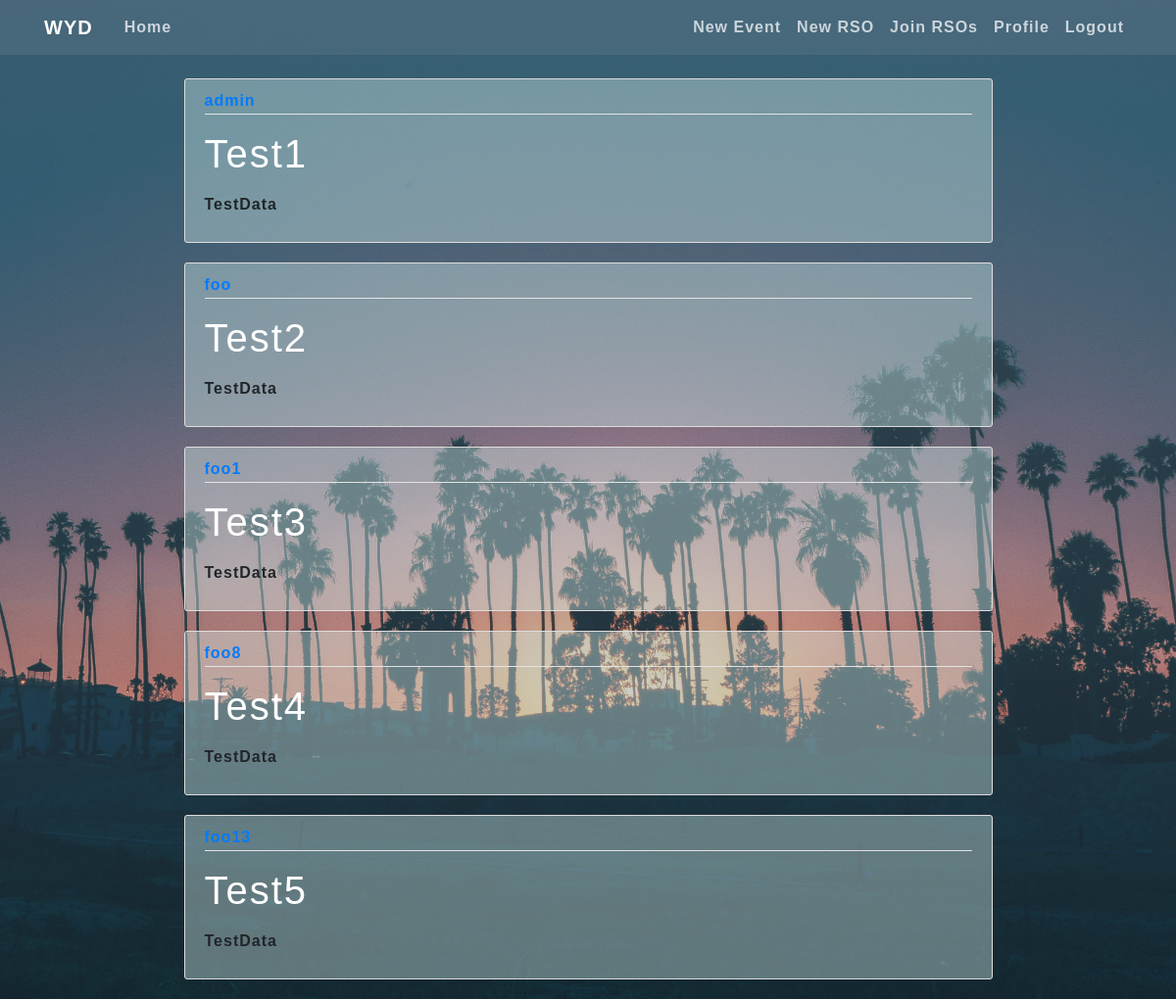
The app's page /my/foo/rsos (signed in) with its own data.
### rso/models.py (models this page shows, shortened)
class RSO(models.Model):
  name = models.CharField(max_length=75)
  admin = models.ForeignKey(User, on_delete=models.PROTECT, related_name='admin')
  members = models.ManyToManyField(to = User)
  description = models.TextField()
  university = models.ForeignKey(University, on_delete=models.CASCADE)
  approved = models.BooleanField()

### rso/views.py (the view)
# urls.py: path('my/<str:username>/rsos', RSOListView.as_view(), name='rso-listview'),
class RSOListView(LoginRequiredMixin, ListView):
    model = RSO
    template_name = 'rso/rso_list.html'  # <app>/<model>_<viewtype>.html
    context_object_name = 'RSOs'
    ordering = ['name']
    paginate_by = 5
    def get_queryset(self):
        myuser = get_object_or_404(User, username=self.kwargs.get('username'))
        myprofile = get_object_or_404(Profile, user=myuser)
        return RSO.objects.all().filter(university=myprofile.university)

### rso/templates/rso/rso_list.html (shortened to what this page needs)
{% extends "event/base.html" %}
{% block content %}
    {% for rso in RSOs %}
        <article class="media content-section">
          <div class="media-body">
            <div class="article-metadata">
              <a class="mr-2" href="{% url 'rso-events' rso.id %}">{{ rso.admin }}</a>
            </div>
            <p>
              <h2 style="display:inline"><a class="article-title" href="{% url 'join-rso' rso.pk %}">{{ rso.name }}</a></h2>
            </p>
            <p class="article-content">{{ rso.description }}</p>
          </div>
        </article>
    {% endfor %}
{% endblock content %}

### event/templates/event/base.html (shortened to what this page needs)
{% load static %}
<!DOCTYPE html>
<html>
<head>
    <link rel="stylesheet" href="https://maxcdn.bootstrapcdn.com/bootstrap/4.0.0/css/bootstrap.min.css">
    <link rel="stylesheet" type="text/css" href="{% static 'event/main.css' %}">
</head>
<body>
    <header class="site-header">
      <nav class="navbar navbar-expand-md navbar-dark bg-steel fixed-top">
        <div class="container">
          <a class="navbar-brand mr-4" href="{% url 'event-home' %}">WYD</a>
          <div class="collapse navbar-collapse" id="navbarToggle">
            <div class="navbar-nav mr-auto">
              <a class="nav-item nav-link" href="{% url 'event-home' %}">Home</a>
            </div>
            <div class="navbar-nav">
              {% if user.is_authenticated %}
                <a class="nav-item nav-link" href="{% url 'event-create' %}">New Event</a>
                <a class="nav-item nav-link" href="{% url 'rso-create' %}">New RSO</a>
                <a class="nav-item nav-link" href="{% url 'rso-listview' user.username %}">Join RSOs</a>
                <a class="nav-item nav-link" href="{% url 'user-events' user.username %}">Profile</a>
                <a class="nav-item nav-link" href="{% url 'logout' %}">Logout</a>
              {% else %}
                <a class="nav-item nav-link" href="{% url 'login' %}">Login</a>
                <a class="nav-item nav-link" href="{% url 'register' %}">Register</a>
              {% endif %}
            </div>
          </div>
        </div>
      </nav>
    </header>
    <main role="main" class="container">
        <div class="row justify-content-md-center">
        <div class="col-9">
          {% block content %}{% endblock %}
        </div>
      </div>
    </main>
</body>
</html>

### event/static/event/main.css (style rules this page uses)
body { background-image: linear-gradient(rgba(95, 120, 138, 0.6), rgba(95, 120, 138, 0.2)), url('../../media/test_background.jpg'); background-repeat: no-repeat; background-size: cover; background-position: center center; background-attachment: fixed; margin-top: 5rem; font-family: helvetica; font-weight: 700; letter-spacing: 1px; }
h1, h2, h3, h4, h5, h6 { color: #444444; font-size: 40px; color: white; }
.bg-steel { background-color: rgba(95, 120, 138, 0.4); }
.site-header .navbar-nav .nav-link { color: #cbd5db; }
.content-section { background-color: rgb(210, 238, 235, 0.4); padding: 10px 20px; border: 1px solid #dddddd; border-radius: 3px; margin-bottom: 20px; }
.article-title { color: white; letter-spacing: 2px; }
.article-content { white-space: pre-line; }
.article-metadata { padding-bottom: 1px; margin-bottom: 4px; border-bottom: 1px solid #e3e3e3 }

### records on screen
RSO: admin "admin", name "Test1", description "TestData"
RSO: admin "foo", name "Test2", description "TestData"
RSO: admin "foo1", name "Test3", description "TestData"
RSO: admin "foo8", name "Test4", description "TestData"
RSO: admin "foo13", name "Test5", description "TestData"
